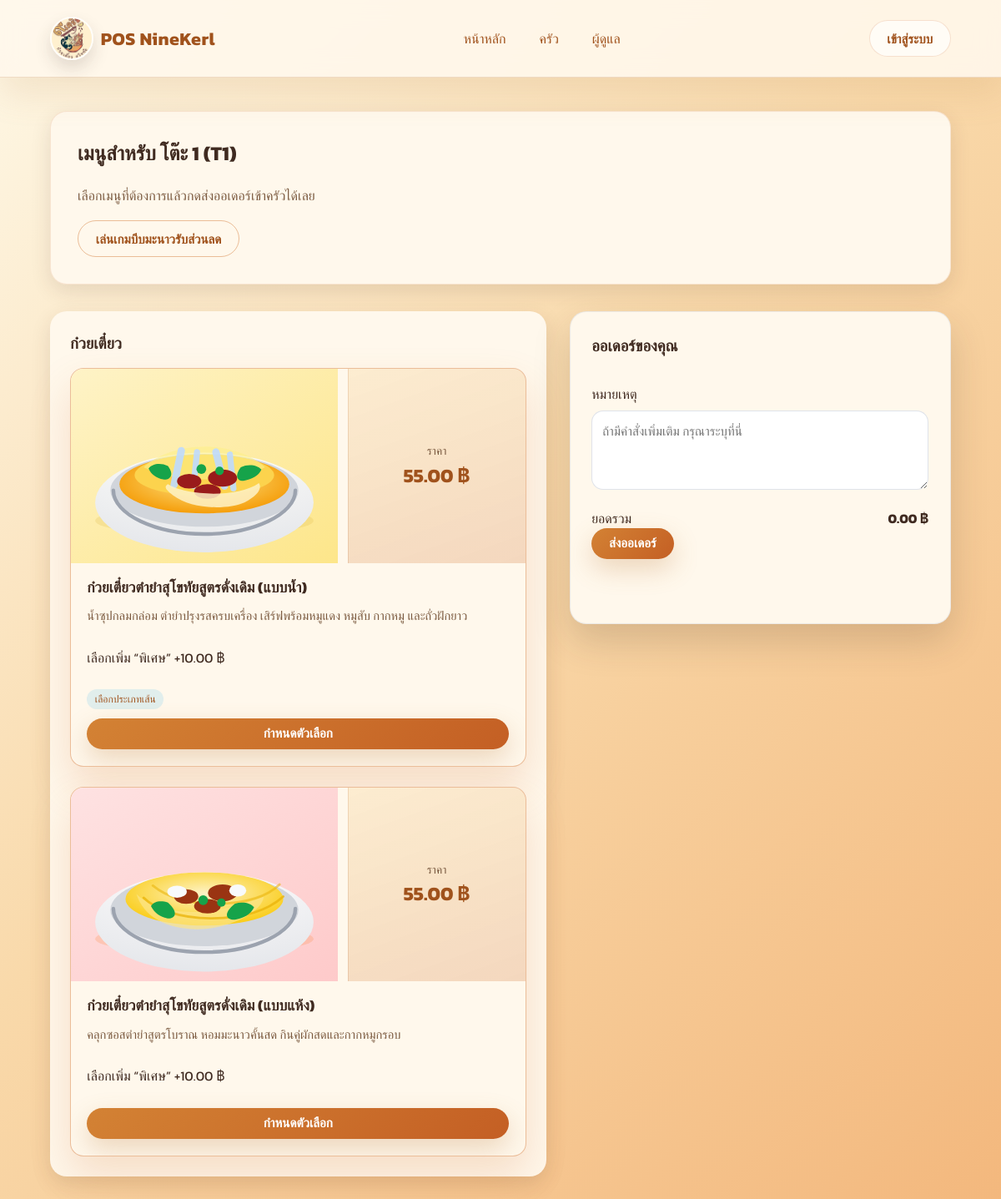
The page /table/T1 on the database its author committed.
### pos_app/models.py (models this page shows, shortened)
class DiningTable(Base):
    __tablename__ = "dining_tables"
    id: Mapped[int] = mapped_column(primary_key=True)
    name: Mapped[str] = mapped_column(String(50), nullable=False)
    code: Mapped[str] = mapped_column(String(20), nullable=False, unique=True)
    orders: Mapped[List["Order"]] = relationship(
        "Order", back_populates="table", cascade="all, delete-orphan"
    )

class MenuCategory(Base):
    __tablename__ = "menu_categories"
    id: Mapped[int] = mapped_column(primary_key=True)
    name: Mapped[str] = mapped_column(String(100), nullable=False, unique=True)
    position: Mapped[int] = mapped_column(Integer, default=0, nullable=False)
    items: Mapped[List["MenuItem"]] = relationship(
        "MenuItem",
        back_populates="category",
        cascade="all, delete-orphan",
        order_by="MenuItem.position",
    )

class MenuItem(Base):
    __tablename__ = "menu_items"
    __table_args__ = (UniqueConstraint("name", "category_id"),)
    id: Mapped[int] = mapped_column(primary_key=True)
    name: Mapped[str] = mapped_column(String(150), nullable=False)
    description: Mapped[str | None] = mapped_column(Text, nullable=True)
    price: Mapped[float] = mapped_column(Numeric(10, 2), nullable=False)
    is_available: Mapped[bool] = mapped_column(default=True, nullable=False)
    position: Mapped[int] = mapped_column(Integer, default=0, nullable=False)
    image_path: Mapped[str | None] = mapped_column(String(255), nullable=True)
    allow_special: Mapped[bool] = mapped_column(Boolean, default=False, nullable=False)
    special_price_delta: Mapped[float] = mapped_column(Numeric(10, 2), default=0, nullable=False)
    category_id: Mapped[int] = mapped_column(
        ForeignKey("menu_categories.id"), nullable=False
    )
    category: Mapped["MenuCategory"] = relationship("MenuCategory", back_populates="items")
    order_items: Mapped[List["OrderItem"]] = relationship("OrderItem", back_populates="menu_item")
    ingredients: Mapped[List["MenuItemIngredient"]] = relationship(
        "MenuItemIngredient",
        back_populates="menu_item",
        cascade="all, delete-orphan",
        order_by="MenuItemIngredient.id",
    )
    option_groups: Mapped[List["MenuOptionGroup"]] = relationship(
        "MenuOptionGroup",
        back_populates="menu_item",
        cascade="all, delete-orphan",
        order_by="MenuOptionGroup.position",
    )

class MenuOptionGroup(Base):
    __tablename__ = "menu_option_groups"
    id: Mapped[int] = mapped_column(primary_key=True)
    menu_item_id: Mapped[int] = mapped_column(ForeignKey("menu_items.id"), nullable=False, index=True)
    name: Mapped[str] = mapped_column(String(120), nullable=False)
    selection_type: Mapped[str] = mapped_column(String(20), default="single", nullable=False)
    is_required: Mapped[bool] = mapped_column(Boolean, default=False, nullable=False)
    position: Mapped[int] = mapped_column(Integer, default=0, nullable=False)
    menu_item: Mapped[MenuItem] = relationship("MenuItem", back_populates="option_groups")
    options: Mapped[List["MenuOption"]] = relationship(
        "MenuOption",
        back_populates="group",
        cascade="all, delete-orphan",
        order_by="MenuOption.position",
    )

### pos_app/views.py (the view)
@main_blueprint.route("/table/<string:table_code>")
def table_menu(table_code: str):
    table = db_session.scalar(
        select(DiningTable).where(DiningTable.code == table_code.upper())
    )
    if not table:
        abort(404, description="Table not found")
    categories = db_session.scalars(
        select(MenuCategory).order_by(MenuCategory.position, MenuCategory.name)
    ).all()
    menu_configs: Dict[int, Dict[str, Any]] = {}
    for category in categories:
        for item in category.items:
            override_config = SPECIAL_MENU_CONFIG.get(item.name)
            groups_payload: List[Dict[str, Any]] = []
            for group in item.option_groups:
                options_payload = [
                    {
                        "id": option.id,
                        "name": option.name,
                        "price": float(option.price_delta or 0),
                        "position": option.position,
                    }
                    for option in group.options
                ]
                groups_payload.append(
                    {
                        "id": group.id,
                        "name": group.name,
                        "selection_type": group.selection_type,
                        "is_required": group.is_required,
                        "position": group.position,
                        "options": options_payload,
                    }
                )
            image_url = None
            image_alt = item.name
            if override_config:
                image_path = override_config.get("image")
                if image_path:
                    if isinstance(image_path, str) and image_path.startswith(("http://", "https://")):
                        image_url = image_path
                    else:
                        image_url = url_for("static", filename=image_path)
                image_alt = override_config.get("image_alt") or image_alt
            if not image_url and item.image_path:
                image_url = url_for("static", filename=item.image_path)
            special_payload = None
            if item.allow_special:
                special_payload = {
                    "label": "พิเศษ",
                    "price_delta": float(item.special_price_delta or 0),
                }
            menu_configs[item.id] = {
                "image": image_url,
                "image_alt": image_alt,
                "base_price": float(item.price),
                "groups": groups_payload,
                "special": special_payload,
            }
    return render_template(
        "table_menu.html",
        table=table,
        categories=categories,
        menu_configs=menu_configs,
    )

### templates/table_menu.html (shortened to what this page needs)
{% extends "base.html" %}
{% block content %}
<section class="panel">
  <h2>เมนูสำหรับ {{ table.name }} ({{ table.code }})</h2>
  <p>เลือกเมนูที่ต้องการแล้วกดส่งออเดอร์เข้าครัวได้เลย</p>
  <a class="button button-outline" href="{{ url_for('main.instant_game') }}" target="_blank" rel="noopener">เล่นเกมบีบมะนาวรับส่วนลด</a>
</section>
<div class="menu-layout">
  <section class="menu-list">
    {% for category in categories %}
      {% set available_items = category.items | selectattr("is_available") | list %}
      {% if available_items %}
      <div class="menu-category">
        <h3>{{ category.name }}</h3>
        <ul class="menu-category__grid">
          {% for item in available_items %}
          {% set config = menu_configs.get(item.id) %}
          {% set has_config = config and ((config.groups and config.groups|length > 0) or config.special) %}
          {% set fallback_image = url_for('static', filename=item.image_path) if item.image_path else None %}
          {% set display_image = (config.image if config and config.image else fallback_image) %}
          {% set display_alt = config.image_alt if config and config.image_alt else item.name %}
          <li
            class="menu-card{% if has_config %} menu-card--featured{% endif %}"
            data-item-id="{{ item.id }}"
            data-item-price="{{ "%.2f"|format(item.price) }}"
            data-item-name="{{ item.name }}"
            data-item-description="{{ (item.description or '')|e }}"
            {% if display_image %}data-item-image="{{ display_image }}"{% endif %}
            {% if has_config %}data-has-config="true"{% endif %}
          >
            <div class="menu-card__header">
              {% if display_image %}
              <div class="menu-card__image">
                <img src="{{ display_image }}" alt="{{ display_alt }}" loading="lazy" />
              </div>
              {% endif %}
              <div class="menu-card__price">
                <span class="menu-card__price-label">ราคา</span>
                <strong>{{ "%.2f"|format(item.price) }} ฿</strong>
              </div>
            </div>
            <div class="menu-card__body">
              <h4 class="menu-card__title">{{ item.name }}</h4>
              {% if item.description %}
              <p class="menu-card__description">{{ item.description }}</p>
              {% endif %}
              {% if config and config.special %}
              <p class="menu-card__highlight">เลือกเพิ่ม “พิเศษ” +{{ "%.2f"|format(config.special.price_delta) }} ฿</p>
              {% endif %}
              {% if config and config.groups %}
              <ul class="menu-card__badges">
                {% for group in config.groups %}
                <li>{{ group.name }}</li>
                {% endfor %}
              </ul>
              {% endif %}
              <button class="button button-primary button-block" data-action="add">
                {% if has_config %}กำหนดตัวเลือก{% else %}เพิ่มลงตะกร้า{% endif %}
              </button>
            </div>
          </li>
          {% endfor %}
        </ul>
      </div>
      {% endif %}
    {% else %}
    <p>ขณะนี้ยังไม่มีเมนูในระบบ</p>
    {% endfor %}
  </section>
  <section class="order-cart" id="orderCart">
    <h3>ออเดอร์ของคุณ</h3>
    <div class="order-summary">
      <label for="orderNote">หมายเหตุ</label>
      <textarea id="orderNote" rows="3" placeholder="ถ้ามีคำสั่งเพิ่มเติม กรุณาระบุที่นี่"></textarea>
      <div class="summary-row">
        <span>ยอดรวม</span>
        <strong id="orderTotal">0.00 ฿</strong>
      </div>
    </div>
    <button class="button button-primary" id="submitOrder" disabled>ส่งออเดอร์</button>
    <p class="status" id="orderStatus"></p>
  </section>
</div>
{% endblock %}

### templates/base.html (shortened to what this page needs)
<!doctype html>
<html lang="th">
  <head>
    <link rel="stylesheet" href="{{ url_for('static', filename='css/main.css') }}" />
  </head>
  <body>
    <header class="app-header">
      <div class="container nav-bar">
        <a class="brand" href="{{ url_for('main.home') }}">
          <img src="{{ url_for('static', filename='img/logo.jpg') }}" alt="NineKerl Logo" class="brand-logo" />
          <span>POS NineKerl</span>
        </a>
        <nav class="nav-links">
          <a class="nav-link" href="{{ url_for('main.home') }}">หน้าหลัก</a>
          <a class="nav-link" href="{{ url_for('main.kitchen_dashboard') }}">ครัว</a>
          <a class="nav-link" href="{{ url_for('main.admin_dashboard') }}">ผู้ดูแล</a>
        </nav>
        <div class="nav-actions">
          {% if current_user %}
          <span class="nav-user">สวัสดี {{ current_user.username }}</span>
          <a class="button button-outline-light" href="{{ url_for('auth.logout') }}">ออกจากระบบ</a>
          {% else %}
          <a class="button button-light" href="{{ url_for('auth.login', role='kitchen', next=request.path) }}">เข้าสู่ระบบ</a>
          {% endif %}
        </div>
      </div>
    </header>
    <main class="container">
      {% block content %}{% endblock %}
    </main>
  </body>
</html>

### rows shown on the page
DiningTable: name "โต๊ะ 1", code "T1"
MenuCategory: name "ก๋วยเตี๋ยว"
MenuItem: shows a picture, price "55.00", name "ก๋วยเตี๋ยวตำยำสุโขทัยสูตรดั่งเดิม (แบบน้ำ)", description "น้ำซุปกลมกล่อม ตำยำปรุงรสครบเครื่อง เสิร์ฟพร้อมหมูแดง หมูสับ กากหมู และถั่วฝักยาว", special.price_delta "10.00"
MenuOptionGroup: name "เลือกประเภทเส้น"
MenuItem: shows a picture, price "55.00", name "ก๋วยเตี๋ยวตำยำสุโขทัยสูตรดั่งเดิม (แบบแห้ง)", description "คลุกซอสตำยำสูตรโบราณ หอมมะนาวคั้นสด กินคู่ผักสดและกากหมูกรอบ", special.price_delta "10.00"
